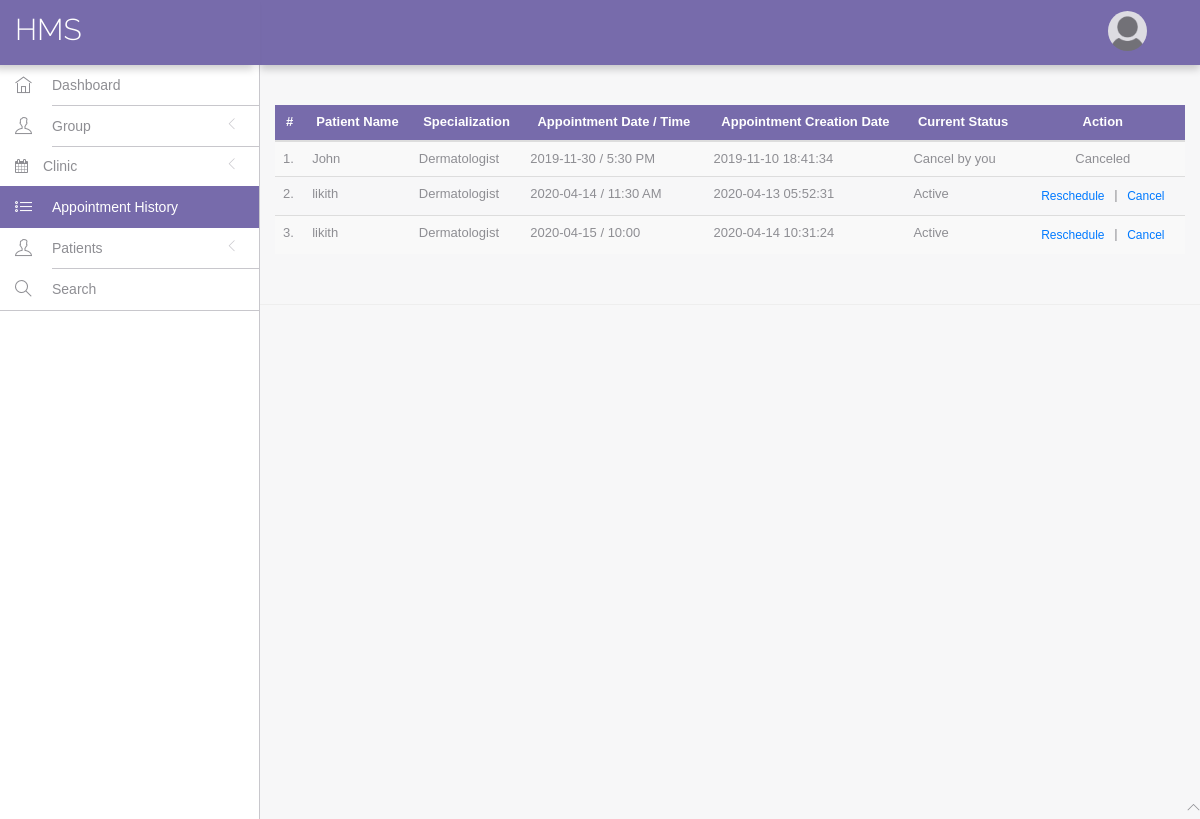
Screenshot of /hms/doctor/dashboard.php?page=appointmentHistory (signed in) with the database file from the repository.
### tables this page shows
CREATE TABLE IF NOT EXISTS `appointment` (
  `id` int(11) NOT NULL AUTO_INCREMENT,
  `doctorSpecialization` varchar(255) DEFAULT NULL,
  `doctorId` int(11) DEFAULT NULL,
  `userId` int(11) DEFAULT NULL,
  `consultancyFees` int(11) DEFAULT NULL,
  `appointmentDate` varchar(255) DEFAULT NULL,
  `appointmentTime` varchar(255) DEFAULT NULL,
  `postingDate` timestamp NULL DEFAULT CURRENT_TIMESTAMP,
  `userStatus` int(11) DEFAULT NULL,
  `doctorStatus` int(11) DEFAULT NULL,
  `updationDate` timestamp NULL DEFAULT NULL ON UPDATE CURRENT_TIMESTAMP,
  PRIMARY KEY (`id`)
);

CREATE TABLE IF NOT EXISTS `users` (
  `id` int(11) NOT NULL AUTO_INCREMENT,
  `fullName` varchar(255) DEFAULT NULL,
  `address` longtext,
  `city` varchar(255) DEFAULT NULL,
  `gender` varchar(255) DEFAULT NULL,
  `email` varchar(255) DEFAULT NULL,
  `password` varchar(255) DEFAULT NULL,
  `regDate` timestamp NULL DEFAULT CURRENT_TIMESTAMP,
  `updationDate` timestamp NULL DEFAULT NULL ON UPDATE CURRENT_TIMESTAMP,
  PRIMARY KEY (`id`),
  KEY `email` (`email`)
);

### hms/doctor/include/page/appointmentHistory.php (the view, shortened to what this page needs)
        <?php include('reschedule.php'); ?>
<div class="row">
	<div class="col-md-12 p-0">
        <table class="table table-hover table-striped padding-left-10" id="sample-table-1">
		    <thead>
				<tr class="row">
					<th class="text-center btn-purple" style="color: white;">#</th>
					<th class="text-center btn-purple" style="color: white;">Patient  Name</th>
					<th class="text-center btn-purple" style="color: white;">Specialization</th>
					<th class="text-center btn-purple" style="color: white;">Appointment Date / Time </th>
					<th class="text-center btn-purple" style="color: white;">Appointment Creation Date  </th>
					<th class="text-center btn-purple" style="color: white;">Current Status</th>
					<th class="text-center btn-purple" style="color: white;">Action</th>
				</tr>
			</thead>
            <tbody>
            <?php
                $sql=mysqli_query($con,"select users.fullName as fname,appointment.*  from appointment join users on users.id=appointment.userId where appointment.doctorId='".$_SESSION['id']."'");
                $cnt=1;
                while($row=mysqli_fetch_array($sql)) {
            ?>
				    <tr class="row">
						<td class="center"><?php echo $cnt;?>.</td>
						<td class="hidden-xs"><?php echo $row['fname'];?></td>
						<td><?php echo $row['doctorSpecialization'];?></td>
						<td><?php echo $row['appointmentDate'];?> / <?php echo $row['appointmentTime'];?></td>
						<td><?php echo $row['postingDate'];?></td>
						<td>
                        <?php
                            if(($row['userStatus']==1) && ($row['doctorStatus']==1)) {
	                            echo "Active";
                            }
                            if(($row['userStatus']==1) && ($row['doctorStatus']==0)) {
	                            echo "Cancel by you";
                            }
                        ?>
                        </td>
						<td>
							<div class="text-center visible-md visible-lg hidden-sm hidden-xs">
                            <?php
                                if(($row['userStatus']==1) && ($row['doctorStatus']==1)) {
                            ?>
                                  <a href="appointment-history.php?id=<?php echo $row['id']?>" class="btn btn-transparent btn-xs tooltips" data-toggle="modal" data-target="#myModal" data-id="<?php echo $row['id']; ?>">Reschedule</a><span> | </span>
	                                <a href="appointment-history.php?id=<?php echo $row['id']?>&cancel=update" onClick="return confirm('Are you sure you want to cancel this appointment ?')" class="btn btn-transparent btn-xs tooltips" title="Cancel Appointment" tooltip-placement="top" tooltip="Remove">Cancel</a>
                            <?php
                                } else {
                                    echo "Canceled";
                                }
                            ?>
                        </td>
                    </tr>
                    <?php
                        $cnt=$cnt+1;
					}?>
				</tbody>
			</table>
		</div>
	</div>
</div>

### hms/assets/css/styles.css (style rules this page uses)
html, body { height: 100%; width: 100%; }
html { font-size: 100%; }
body { color: #8e8e93; direction: ltr; overflow-x: hidden; height: 100%; font-family: Helvetica, Arial, sans-serif; font-size: 13px; padding: 0; margin: 0; background: #f7f7f8; -webkit-font-smoothing: antialiased !important; }
.btn-purple { background: #776bab !important; color: #fff !important; }
a, a:focus, a:hover, a:active { outline: 0 !important; text-decoration: none !important; cursor: pointer; }
a { color: #007AFF; }

### rows the page displays
appointment: userId.fullName "John", doctorSpecialization "Dermatologist", appointmentDate "2019-11-30", appointmentTime "5:30 PM", postingDate "2019-11-10 18:41:34", userStatus "Cancel by you"
appointment: userId.fullName "likith", doctorSpecialization "Dermatologist", appointmentDate "2020-04-14", appointmentTime "11:30 AM", postingDate "2020-04-13 05:52:31", userStatus "Active"
appointment: userId.fullName "likith", doctorSpecialization "Dermatologist", appointmentDate "2020-04-15", appointmentTime "10:00", postingDate "2020-04-14 10:31:24", userStatus "Active"
